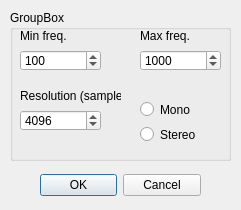
<?xml version="1.0" encoding="UTF-8"?>
<ui version="4.0">
 <class>dialog</class>
 <widget class="QDialog" name="dialog">
  <property name="geometry">
   <rect>
    <x>0</x>
    <y>0</y>
    <width>241</width>
    <height>210</height>
   </rect>
  </property>
  <property name="sizePolicy">
   <sizepolicy hsizetype="Fixed" vsizetype="Fixed">
    <horstretch>0</horstretch>
    <verstretch>0</verstretch>
   </sizepolicy>
  </property>
  <property name="minimumSize">
   <size>
    <width>241</width>
    <height>210</height>
   </size>
  </property>
  <property name="maximumSize">
   <size>
    <width>241</width>
    <height>210</height>
   </size>
  </property>
  <property name="windowTitle">
   <string>DTF Settings</string>
  </property>
  <property name="toolTip">
   <string/>
  </property>
  <widget class="QDialogButtonBox" name="button_box">
   <property name="geometry">
    <rect>
     <x>40</x>
     <y>170</y>
     <width>161</width>
     <height>31</height>
    </rect>
   </property>
   <property name="orientation">
    <enum>Qt::Horizontal</enum>
   </property>
   <property name="standardButtons">
    <set>QDialogButtonBox::Cancel|QDialogButtonBox::Ok</set>
   </property>
  </widget>
  <widget class="QGroupBox" name="group_settings">
   <property name="geometry">
    <rect>
     <x>10</x>
     <y>10</y>
     <width>221</width>
     <height>151</height>
    </rect>
   </property>
   <property name="title">
    <string>GroupBox</string>
   </property>
   <widget class="QSpinBox" name="spin_min_freq">
    <property name="geometry">
     <rect>
      <x>10</x>
      <y>40</y>
      <width>81</width>
      <height>21</height>
     </rect>
    </property>
    <property name="minimum">
     <number>20</number>
    </property>
    <property name="maximum">
     <number>20000</number>
    </property>
    <property name="value">
     <number>100</number>
    </property>
   </widget>
   <widget class="QLabel" name="label_min_freq">
    <property name="geometry">
     <rect>
      <x>10</x>
      <y>15</y>
      <width>81</width>
      <height>21</height>
     </rect>
    </property>
    <property name="text">
     <string>Min freq.</string>
    </property>
   </widget>
   <widget class="QSpinBox" name="spin_max_freq">
    <property name="geometry">
     <rect>
      <x>130</x>
      <y>40</y>
      <width>81</width>
      <height>21</height>
     </rect>
    </property>
    <property name="minimum">
     <number>20</number>
    </property>
    <property name="maximum">
     <number>20000</number>
    </property>
    <property name="value">
     <number>1000</number>
    </property>
   </widget>
   <widget class="QLabel" name="label_max_freq">
    <property name="geometry">
     <rect>
      <x>130</x>
      <y>15</y>
      <width>81</width>
      <height>21</height>
     </rect>
    </property>
    <property name="text">
     <string>Max freq.</string>
    </property>
   </widget>
   <widget class="QSpinBox" name="spin_resolution">
    <property name="geometry">
     <rect>
      <x>10</x>
      <y>100</y>
      <width>81</width>
      <height>21</height>
     </rect>
    </property>
    <property name="minimum">
     <number>1</number>
    </property>
    <property name="maximum">
     <number>20000</number>
    </property>
    <property name="value">
     <number>4096</number>
    </property>
   </widget>
   <widget class="QLabel" name="label_resolution">
    <property name="geometry">
     <rect>
      <x>10</x>
      <y>75</y>
      <width>101</width>
      <height>21</height>
     </rect>
    </property>
    <property name="text">
     <string>Resolution (samples)</string>
    </property>
   </widget>
   <widget class="QWidget" name="verticalLayoutWidget">
    <property name="geometry">
     <rect>
      <x>130</x>
      <y>90</y>
      <width>71</width>
      <height>44</height>
     </rect>
    </property>
    <layout class="QVBoxLayout" name="layout">
     <item>
      <widget class="QRadioButton" name="radio_mono">
       <property name="text">
        <string>Mono</string>
       </property>
      </widget>
     </item>
     <item>
      <widget class="QRadioButton" name="radio_stereo">
       <property name="text">
        <string>Stereo</string>
       </property>
      </widget>
     </item>
    </layout>
   </widget>
  </widget>
 </widget>
 <resources/>
 <connections>
  <connection>
   <sender>button_box</sender>
   <signal>accepted()</signal>
   <receiver>dialog</receiver>
   <slot>accept()</slot>
   <hints>
    <hint type="sourcelabel">
     <x>248</x>
     <y>254</y>
    </hint>
    <hint type="destinationlabel">
     <x>157</x>
     <y>274</y>
    </hint>
   </hints>
  </connection>
  <connection>
   <sender>button_box</sender>
   <signal>rejected()</signal>
   <receiver>dialog</receiver>
   <slot>reject()</slot>
   <hints>
    <hint type="sourcelabel">
     <x>316</x>
     <y>260</y>
    </hint>
    <hint type="destinationlabel">
     <x>286</x>
     <y>274</y>
    </hint>
   </hints>
  </connection>
 </connections>
</ui>
